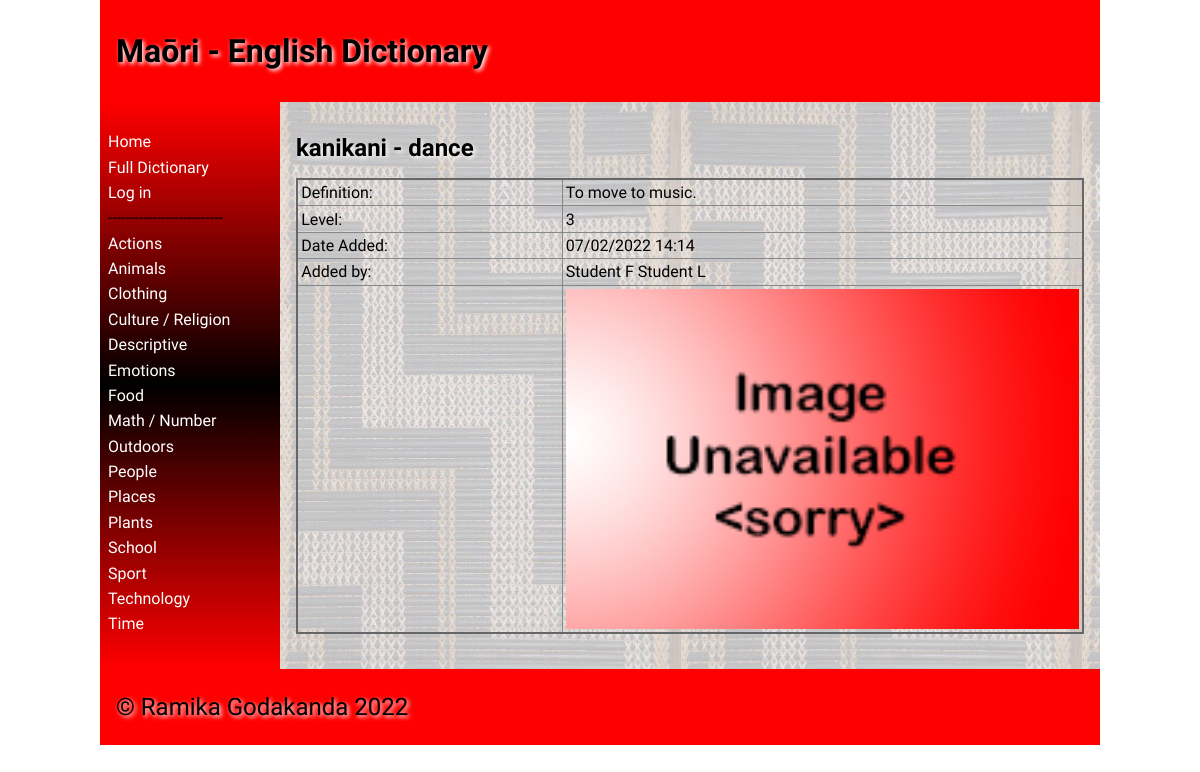
The app's page /word/304 with its own data.
### tables this page shows
CREATE TABLE "categories"
(
	id integer
		primary key autoincrement,
	category_names varchar(30),
	user_created boolean
);

CREATE TABLE "words"
(
	id integer
		primary key autoincrement,
	user_id integer not null
		references user_details,
	category_id integer
		references categories,
	maori varchar(30),
	english varchar(30),
	definition varchar(200),
	level integer,
	timestamp datetime,
	image varchar(100)
);

CREATE TABLE "user_details"
(
	id integer
		primary key autoincrement,
	first_name varchar(30),
	last_name varchar(30),
	email varchar(50),
	password varchar(70),
	teacher boolean
);

### app.py (the view)
@app.route('/word/<word_id>', methods=['GET', 'POST'])
def render_word_page(word_id):
    if request.method == 'POST':
        if not is_logged_in():
            return redirect('/?error=Not+logged+in')
        if not is_teacher():
            return redirect('/?error=Not+teacher')
        user_id = session.get('user_id')
        word_data = get_word_data(word_id)
        word_maori = word_data[0][3]
        word_english = word_data[0][4]
        word_desc = word_data[0][5]
        word_level = word_data[0][6]
        print(request.form)
        maori_word = request.form.get('maori').strip()
        english_translation = request.form.get('english').strip()
        year_level = int(request.form.get('level'))
        description = request.form.get('description').strip()
        timestamp = datetime.now()
        print(word_maori)
        print(word_english)
        print(word_desc)
        print(word_level)
        if (word_maori != maori_word) or (word_english != english_translation) or (year_level != word_level) \
                or (word_desc != description):
            con = create_connection(DB_NAME)
            query = "UPDATE words SET user_id=?, maori=?, english=?, definition=?, level=?, timestamp=? WHERE id=? "
            cur = con.cursor()
            cur.execute(query, (user_id, maori_word, english_translation, description, year_level, timestamp,
                                word_id))
            con.commit()
            con.close()
        else:
            return redirect('/word/' + str(word_id) + "?error=Nothing+changed")
        return redirect('/word/' + str(word_id))
    else:
        con = create_connection(DB_NAME)
        query = "SELECT * FROM words WHERE id = ?"
        cur = con.cursor()
        cur.execute(query, (word_id,))
        queried_data = cur.fetchall()
        print(queried_data)
        if not queried_data:
            return redirect('/?error=Word+doesnt+exist')
        author = queried_data[0][1]
        print(author)
        query = "SELECT * FROM user_details WHERE id=?"
        cur = con.cursor()
        cur.execute(query, (author,))
        user_list = cur.fetchall()
        con.close()
    return render_template('word.html', logged_in=is_logged_in(), category_list=category_list(),
                           word_data=queried_data, teacher_perms=is_teacher(), users=user_list)

### app.py (called while the page is built)
def create_connection(db_file):
    try:
        connection = sqlite3.connect(db_file)
        connection.execute('pragma foreign_keys=ON')
        return connection
    except Error as e:
        print(e)
    return None

def is_logged_in():
    if session.get("email") is None:
        print("Not logged in")
        return False
    else:
        print("Logged in")
        return True

def is_teacher():
    if not is_logged_in() or (session.get("teacher") is (None or 0)):
        print("Not teacher logged in")
        return False
    else:
        print("Teacher logged in")
        return True

def category_list():
    con = create_connection(DB_NAME)
    query = "SELECT * FROM categories ORDER BY category_names ASC"
    cur = con.cursor()
    cur.execute(query)
    queried_categories = cur.fetchall()
    con.close()
    return queried_categories

### templates/word.html (shortened to what this page needs)
{% extends 'base.html' %}
{% block main %}
<h2>{{ word_data[0][3] }} - {{ word_data[0][4] }}
</h2>
    <table>
        <thead>
            <tr>
                <td>Definition:</td>
                <td>{{ word_data[0][5] }}</td>
            </tr>
            <tr>
                <td>Level:</td>
                <td>{{ word_data[0][6] }}</td>
            </tr>
            <tr>
                <td>Date Added:</td>
                <td>{{ word_data[0][7] }}</td>
            </tr>
            <tr>
                <td>Added by:</td>
                <td>{{ users[0][1] }} {{ users[0][2] }}</td>
            </tr>
            <tr>
                <td></td>
                <td colspan=“2”><img class = "max"; src="/static/images/{{ word_data[0][8] }}"></td>
            </tr>
        </thead>
    </table>
<br>
{% endblock %}

### templates/base.html (shortened to what this page needs)
<!doctype html>
<html lang="en">
<head>
    <link href="{{ url_for('static', filename='css/style.css') }}" rel="stylesheet">
</head>
<body>
<div id="container">
    <header>
        <h1>Maōri - English Dictionary</h1>
    </header>
    <nav>
        <ul>
            <li><a href="\">Home</a></li>
            <li><a href="/full_dictionary">Full Dictionary</a></li>
            {% if logged_in %}
                {% if teacher_perms %}
        <li>--------------------------</li>
                    <li><a href="/add_category">Add Category</a></li>
                    <li><a href="/add_word">Add Word</a></li>
                {% endif %}
        <li>--------------------------</li>
                <a href="/logout">Log out</a>
            {% else %}
                <li><a href="/login">Log in</a></li>
            {% endif %}
        <li>--------------------------</li>
            {% for category in category_list %}
            <li><a href="/category/{{ category[0] }}">{{ category[1] }}</a></li>
            {% endfor %}
        </ul>
    </nav>
    <main>
        {% block main%}{% endblock %}
    </main>
    <footer>
        <p>
            &copy; Ramika Godakanda 2022
        </p>
    </footer>
</div>
</body>
</html>

### static/css/style.css (style rules this page uses)
* { font-family: Comfortaa, sans-serif; margin: 0; padding: 0; box-sizing: border-box; }
#container { display: grid; grid-template-columns: 75px auto; grid-template-areas: 'nav header' 'main main' 'footer footer'; }
header { grid-area: header; background-color: #f00; padding: 1rem; }
nav { grid-area: nav; }
main { grid-area: main; padding: 1rem; background-color: #edd; }
h1, h2, h3, h4 { padding: 1rem 0; font-family: 'Suez One', serif; color: #000; text-shadow: 2px 2px 4px #fff; }
p { padding: 0.5rem 0; }
a { color: #222; text-decoration: underline; }
img { width: 100%; }
table { width: 100%; border: 2px solid #666; border-collapse: collapse; }
img { display: block; margin-left: auto; margin-right: auto; height: auto; width:200px; }
th, td { border: 1px solid #888; padding: 0.2rem; text-align: left; }
footer { grid-area: footer; padding: 1rem; background-color: #f00; }
footer p { color: #000; text-shadow: 2px 2px 4px #fff; font-size: 1.5rem; }
@media only screen and (min-width: 768px) { #container { grid-template-columns: 180px auto; grid-template-areas: 'header header' 'nav main' 'footer footer'; } }
@media only screen and (min-width: 768px) { nav { background: linear-gradient(180deg, rgba(255,0,0,1) 0%, rgba(0, 0, 0, 1) 50%, rgba(255,0,0,1) 100%); padding: 0.5rem; } }
@media only screen and (min-width: 768px) { nav ul { list-style: none; } }
@media only screen and (min-width: 768px) { nav li { padding: 0.2rem 0; } }
@media only screen and (min-width: 768px) { nav a { color: #fff; text-decoration: none; } }
@media only screen and (min-width: 768px) { main { background-image: url('/static/images/poutama.jpg'); } }
@media only screen and (min-width: 1000px) { #container { width: 1000px; margin: auto; } }
.max { width: 100%; }

### records on screen
categories: category_names "Actions"
categories: category_names "Animals"
categories: category_names "Clothing"
categories: category_names "Culture / Religion"
categories: category_names "Descriptive"
categories: category_names "Emotions"
categories: category_names "Food"
categories: category_names "Math / Number"
categories: category_names "Outdoors"
categories: category_names "People"
categories: category_names "Places"
categories: category_names "Plants"
categories: category_names "School"
categories: category_names "Sport"
categories: category_names "Technology"
categories: category_names "Time"
words: maori "kanikani", english "dance", definition "To move to music.", level "3", timestamp "07/02/2022 14:14", image (placeholder picture)
user_details: first_name "Student F", last_name "Student L"
